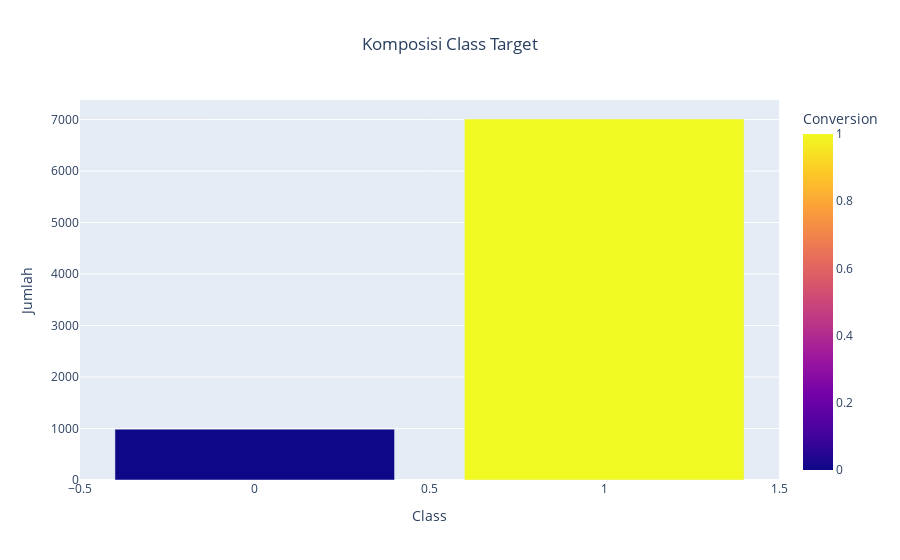

This figure's notebook cell:
### Markdown cell above
## Cek Komposisi Jumlah Target Class

### Code cell
# groupby class target
ytar = df.groupby('Conversion').size().reset_index(name='total')

fig = px.bar(ytar, x='Conversion', y='total', 
             color='Conversion',
             color_discrete_sequence=['green', 'blue', 'purple', 'brown', 'orange'],
             title='Komposisi Class Target')

# Mengubah judul axis x dan y dan beberapa layout menggunakan fungsi .update_layout()
fig.update_layout(
    xaxis_title='Class',
    yaxis_title='Jumlah',
    title_x=0.5
)

# Menampilkan diagram
fig.show()
# print(f'Target data pada y_train:\n {ytar}\n')

### Figure 1 — Plotly figure (JSON) as saved in the notebook; plotly's stock layout.template omitted (floating-point values rounded to 4 significant figures)
{"data": [{"alignmentgroup": "True", "hovertemplate": "Conversion=%{marker.color}<br>total=%{y}<extra></extra>", "legendgroup": "", "marker": {"color": [0, 1], "coloraxis": "coloraxis", "pattern": {"shape": ""}}, "name": "", "offsetgroup": "", "orientation": "v", "showlegend": false, "textposition": "auto", "type": "bar", "x": [0, 1], "xaxis": "x", "y": [988, 7012], "yaxis": "y"}], "layout": {"barmode": "relative", "coloraxis": {"colorbar": {"title": {"text": "Conversion"}}, "colorscale": [[0, "#0d0887"], [0.1111, "#46039f"], [0.2222, "#7201a8"], [0.3333, "#9c179e"], [0.4444, "#bd3786"], [0.5556, "#d8576b"], [0.6667, "#ed7953"], [0.7778, "#fb9f3a"], [0.8889, "#fdca26"], [1, "#f0f921"]]}, "legend": {"tracegroupgap": 0}, "title": {"text": "Komposisi Class Target", "x": 0.5}, "xaxis": {"anchor": "y", "domain": [0, 1], "title": {"text": "Class"}}, "yaxis": {"anchor": "x", "domain": [0, 1], "title": {"text": "Jumlah"}}}}
